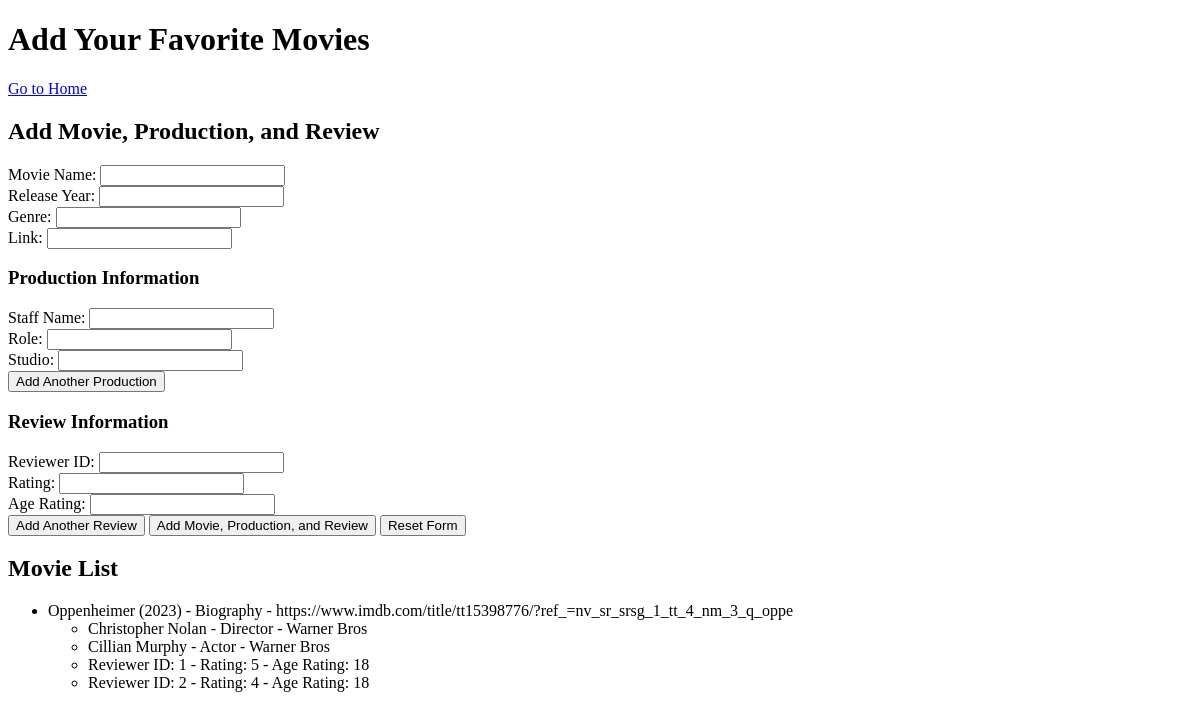
The app's page /members, older data.
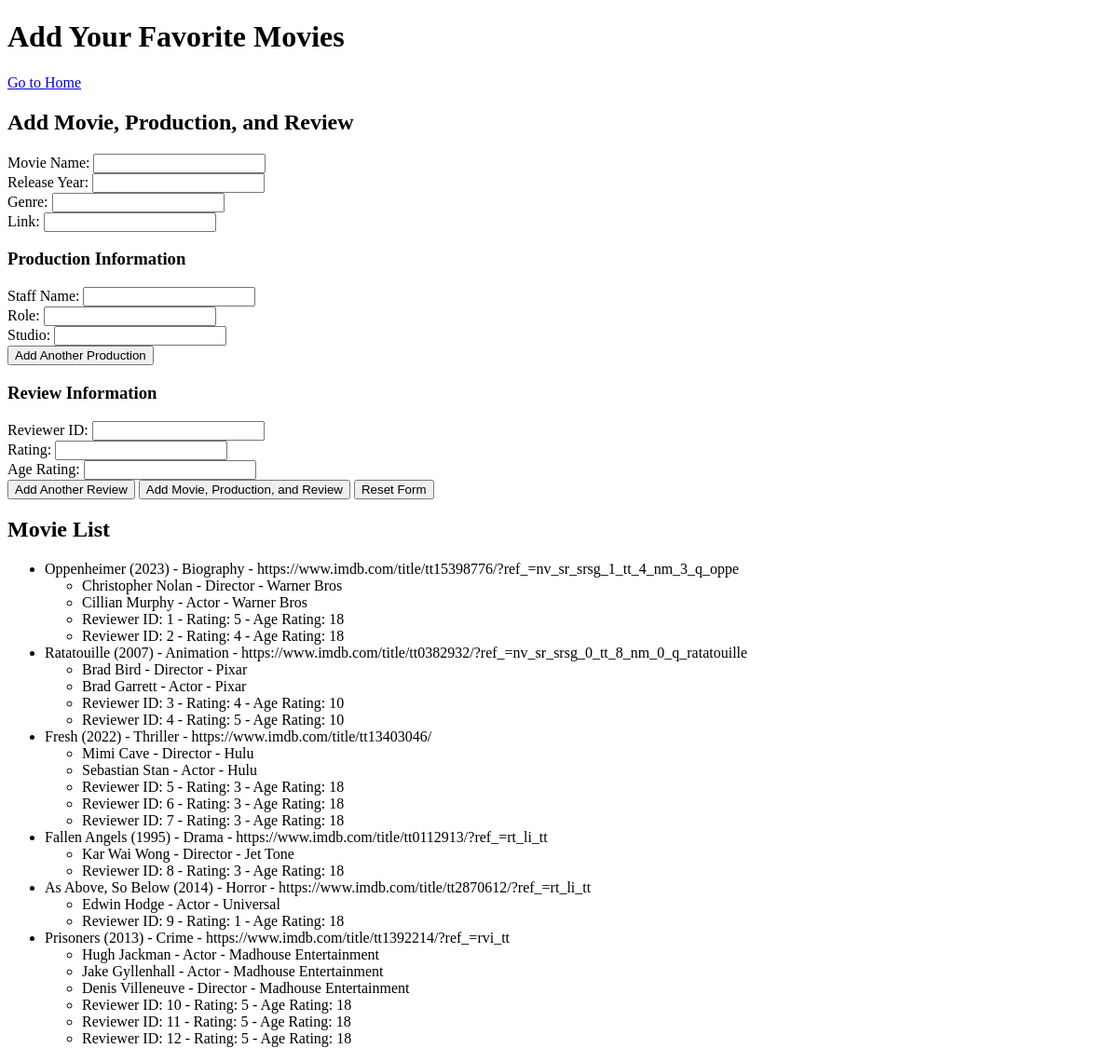
The same page, newer data.
### server.py (models this page shows)
class Movies(db.Model):
    id = db.Column(db.Integer, primary_key=True)
    name = db.Column(db.String(80), unique=True, nullable=False)
    release_year = db.Column(db.Integer, nullable=False)
    genre = db.Column(db.String(20), nullable=False)
    link = db.Column(db.String(40), unique=True, nullable=False)
    productions = db.relationship('Production', backref='movie', lazy=True)
    reviews = db.relationship('Review', backref='movie', lazy=True)

class Production(db.Model):
    id = db.Column(db.Integer, primary_key=True)
    staff_name = db.Column(db.String(30), nullable=False)
    role = db.Column(db.String(20), nullable=False)
    studio = db.Column(db.String(40), nullable=False)
    movie_id = db.Column(db.Integer, db.ForeignKey('movies.id'), nullable=False)

class Review(db.Model):
    id = db.Column(db.Integer, primary_key=True)
    reviewer_id = db.Column(db.Integer, nullable=False)
    rating = db.Column(db.Integer, nullable=False)
    age_rating = db.Column(db.String(30), nullable=False)
    movie_id = db.Column(db.Integer, db.ForeignKey('movies.id'), nullable=False)

### server.py (the view, shortened to what this page needs)
@app.route('/members', methods=['GET', 'POST'])
def members():
    all_movies = Movies.query.all()
    for movie in all_movies:
        movie.productions = Production.query.filter_by(movie_id=movie.id).all()
        movie.reviews = Review.query.filter_by(movie_id=movie.id).all()
    return render_template('members.html', movies=all_movies)

### templates/members.html (shortened to what this page needs)
<!DOCTYPE html>
<html lang="en">
<head>
</head>
<body>
    <header>
        <h1>Add Your Favorite Movies</h1>
    </header>
    <a href="{{ url_for('home') }}">Go to Home</a>
    <section id="form-section">
        <h2>Add Movie, Production, and Review</h2>
        <form method="POST" action="{{ url_for('members') }}">
            <label for="name">Movie Name:</label>
            <input type="text" name="name" required><br>
            <label for="release_year">Release Year:</label>
            <input type="number" name="release_year" required><br>
            <label for="genre">Genre:</label>
            <input type="text" name="genre" required><br>
            <label for="link">Link:</label>
            <input type="text" name="link" required><br>
            <h3>Production Information</h3>
            <div class="production-inputs" id="production-inputs">
                <div>
                    <label for="staff_name">Staff Name:</label>
                    <input type="text" name="staff_name[]" required>
                </div>
                <div>
                    <label for="role">Role:</label>
                    <input type="text" name="role[]" required>
                </div>
                <div>
                    <label for="studio">Studio:</label>
                    <input type="text" name="studio[]" required>
                </div>
            </div>
            <button type="button" onclick="addProduction()">Add Another Production</button>
            <h3>Review Information</h3>
            <div class="review-inputs" id="review-inputs">
                <div>
                    <label for="reviewer_id">Reviewer ID:</label>
                    <input type="text" name="reviewer_id[]" required>
                </div>
                <div>
                    <label for="rating">Rating:</label>
                    <input type="number" name="rating[]" required>
                </div>
                <div>
                    <label for="age_rating">Age Rating:</label>
                    <input type="text" name="age_rating[]" required>
                </div>
            </div>
            <button type="button" onclick="addReview()">Add Another Review</button>
            <button type="submit">Add Movie, Production, and Review</button>
            <button type="button" onclick="resetForm()">Reset Form</button>
        </form>
    </section>
    <section id="movie-list-section">
        <h2>Movie List</h2>
        <ul>
            {% for movie in movies %}
                <li>
                    {{ movie.name }} ({{ movie.release_year }}) - {{ movie.genre }} - {{ movie.link }}
                    <ul>
                        {% for production in movie.productions %}
                            <li>{{ production.staff_name }} - {{ production.role }} - {{ production.studio }}</li>
                        {% endfor %}
                    </ul>
                    <ul>
                        {% for review in movie.reviews %}
                            <li>Reviewer ID: {{ review.reviewer_id }} - Rating: {{ review.rating }} - Age Rating: {{ review.age_rating }}</li>
                        {% endfor %}
                    </ul>
                </li>
            {% endfor %}
        </ul>
    </section>
</body>
</html>

Row changes from the older to the newer data that the page shows:
added Movies: name "Ratatouille", release_year "2007", genre "Animation", link "https://www.imdb.com/title/tt0382932/?ref_=nv_sr_srsg_0_tt_8_nm_0_q_ratatouille"
added Production: staff_name "Brad Bird", role "Director", studio "Pixar", shown under "Ratatouille"
added Production: staff_name "Brad Garrett", role "Actor", studio "Pixar", shown under "Ratatouille"
added Review: reviewer_id "3", rating "4", age_rating "10", shown under "Ratatouille"
added Review: reviewer_id "4", rating "5", age_rating "10", shown under "Ratatouille"
added Movies: name "Fresh", release_year "2022", genre "Thriller", link "https://www.imdb.com/title/tt13403046/"
added Production: staff_name "Mimi Cave", role "Director", studio "Hulu", shown under "Fresh"
added Production: staff_name "Sebastian Stan", role "Actor", studio "Hulu", shown under "Fresh"
added Review: reviewer_id "5", rating "3", age_rating "18", shown under "Fresh"
added Review: reviewer_id "6", rating "3", age_rating "18", shown under "Fresh"
added Review: reviewer_id "7", rating "3", age_rating "18", shown under "Fresh"
added Movies: name "Fallen Angels", release_year "1995", genre "Drama", link "https://www.imdb.com/title/tt0112913/?ref_=rt_li_tt"
added Production: staff_name "Kar Wai Wong", role "Director", studio "Jet Tone", shown under "Fallen Angels"
added Review: reviewer_id "8", rating "3", age_rating "18", shown under "Fallen Angels"
added Movies: name "As Above, So Below", release_year "2014", genre "Horror", link "https://www.imdb.com/title/tt2870612/?ref_=rt_li_tt"
added Production: staff_name "Edwin Hodge", role "Actor", studio "Universal", shown under "As Above, So Below"
added Review: reviewer_id "9", rating "1", age_rating "18", shown under "As Above, So Below"
added Movies: name "Prisoners", release_year "2013", genre "Crime", link "https://www.imdb.com/title/tt1392214/?ref_=rvi_tt"
added Production: staff_name "Hugh Jackman", role "Actor", studio "Madhouse Entertainment", shown under "Prisoners"
added Production: staff_name "Jake Gyllenhall", role "Actor", studio "Madhouse Entertainment", shown under "Prisoners"
added Production: staff_name "Denis Villeneuve", role "Director", studio "Madhouse Entertainment", shown under "Prisoners"
added Review: reviewer_id "10", rating "5", age_rating "18", shown under "Prisoners"
added Review: reviewer_id "11", rating "5", age_rating "18", shown under "Prisoners"
added Review: reviewer_id "12", rating "5", age_rating "18", shown under "Prisoners"
